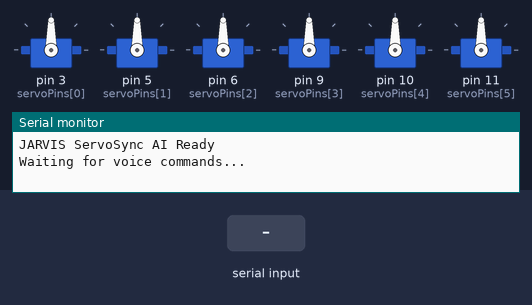
Bench run of a sketch on a simulated Arduino Uno, built with avr-gcc and run on an emulated ATmega328P. Shown: 6 × servo, the last lines printed to the serial monitor. The test bench sets the inputs (shaded band).

Above: at 1.2 s.
1.3 s: "START\n" received over Serial
At 1.77 s:
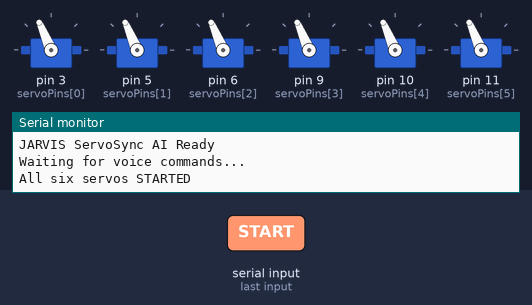
At 2.37 s:
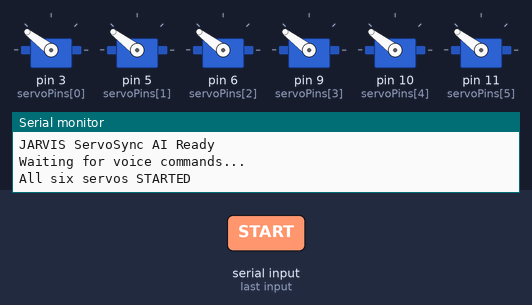
4.3 s: "STOP\n" received over Serial
At 4.3 s:
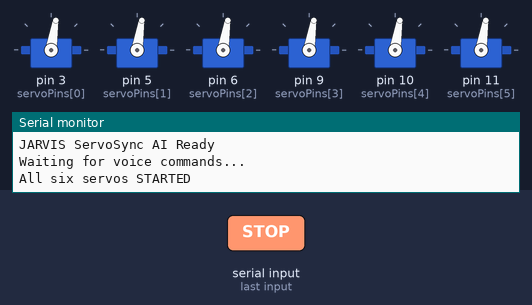
5.8 s: "START\n" received over Serial
Timing chart, 0 to 14.8 s (numbered marks = the images above; inputs shaded):
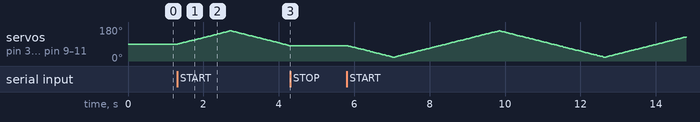

Measured:
- after the input at 1.3 s, servo on pin 3 (servoPins[0]), servo on pin 5 (servoPins[1]), servo on pin 6 (servoPins[2]), servo on pin 9 (servoPins[3]), servo on pin 10 (servoPins[4]), servo on pin 11 (servoPins[5]): rises from 90° to 160° in 1.4 s, then falls to 81° in 1.6 s
- after the input at 4.3 s, servo on pin 3 (servoPins[0]), servo on pin 5 (servoPins[1]), servo on pin 6 (servoPins[2]), servo on pin 9 (servoPins[3]), servo on pin 10 (servoPins[4]), servo on pin 11 (servoPins[5]): stops changing and stays 81°

The sketch:

JARVIS_Servosync_AI.ino
```cpp
#include <Servo.h>

// Six SG90 servo motors
Servo servo1;
Servo servo2;
Servo servo3;
Servo servo4;
Servo servo5;
Servo servo6;

// Existing Arduino connections
const int servoPins[6] = {3, 5, 6, 9, 10, 11};

Servo* servos[6] = {
  &servo1, &servo2, &servo3,
  &servo4, &servo5, &servo6
};

// Motor control
bool motorsRunning = false;

int currentAngle = 90;
int direction = 1;

// Servo movement limits
const int MIN_ANGLE = 20;
const int MAX_ANGLE = 160;

// Servo movement speed
const unsigned long interval = 20;
unsigned long previousMillis = 0;

// Move all six servos together
void moveAllServos(int angle) {
  for (int i = 0; i < 6; i++) {
    servos[i]->write(angle);
  }
}

void setup() {

  Serial.begin(9600);
  Serial.setTimeout(50);

  // Attach all six servo motors
  for (int i = 0; i < 6; i++) {
    servos[i]->attach(servoPins[i]);
  }

  // Initial center position
  moveAllServos(90);

  Serial.println("JARVIS ServoSync AI Ready");
  Serial.println("Waiting for voice commands...");
}

void loop() {

  // Receive Python commands
  if (Serial.available() > 0) {

    String command = Serial.readStringUntil('\n');

    command.trim();
    command.toUpperCase();

    // START MOVING
    if (command == "START") {

      motorsRunning = true;
      previousMillis = millis();

      Serial.println("All six servos STARTED");
    }

    // TURN OFF
    else if (command == "STOP") {

      motorsRunning = false;

      moveAllServos(currentAngle);

      Serial.println("All six servos STOPPED");
    }
  }

  // Continuous synchronized movement
  if (motorsRunning) {

    unsigned long currentMillis = millis();

    if (currentMillis - previousMillis >= interval) {

      previousMillis = currentMillis;

      currentAngle += direction;

      if (currentAngle >= MAX_ANGLE) {
        currentAngle = MAX_ANGLE;
        direction = -1;
      }

      else if (currentAngle <= MIN_ANGLE) {
        currentAngle = MIN_ANGLE;
        direction = 1;
      }

      moveAllServos(currentAngle);
    }
  }
}
```
